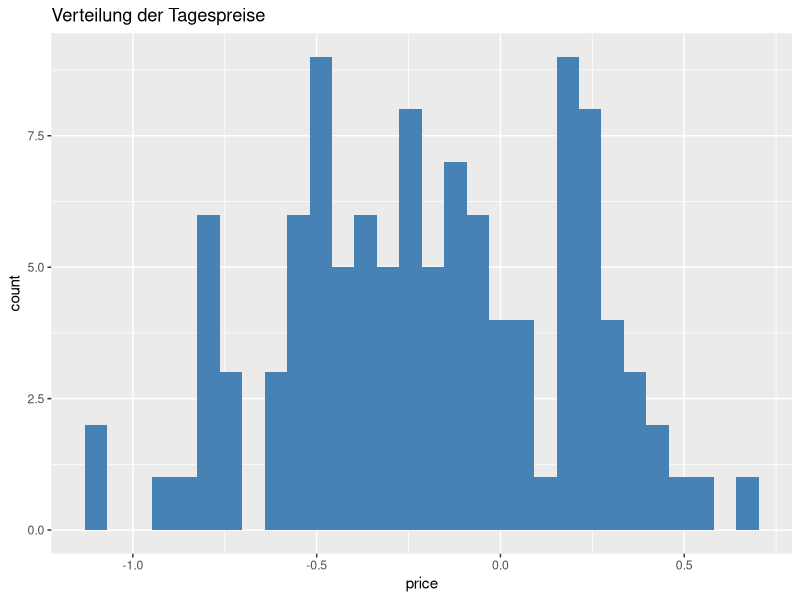
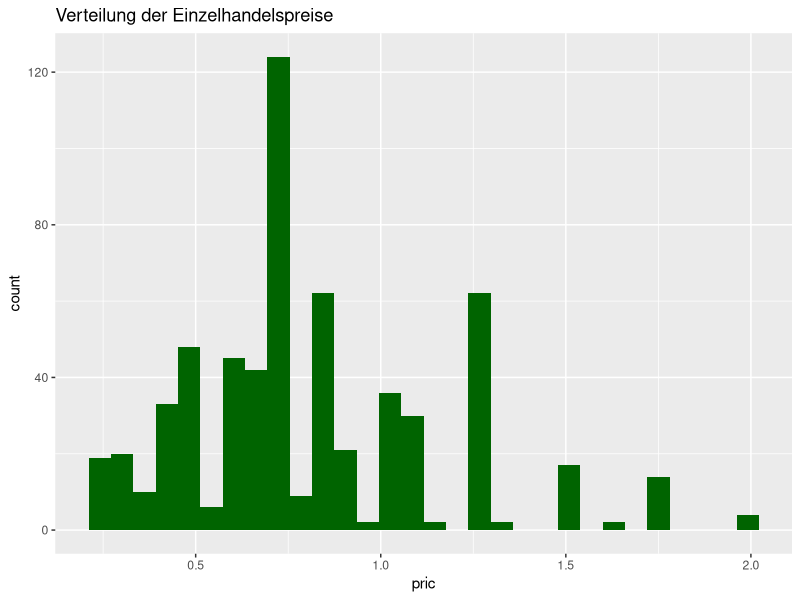

Write R code to recreate these figures, in order.
library(readr)
library(dplyr)
library(ggplot2)

daily <- read_tsv("data/daily_fish_market_data.txt")
detailed <- read_tsv("data/detailed_fish_market_data.txt")


ggplot(daily, aes(x = price)) +
  geom_histogram(bins = 30, fill = "steelblue") +
  labs(title = "Verteilung der Tagespreise")

ggplot(detailed, aes(x = pric)) +
  geom_histogram(bins = 30, fill = "darkgreen") +
  labs(title = "Verteilung der Einzelhandelspreise")
